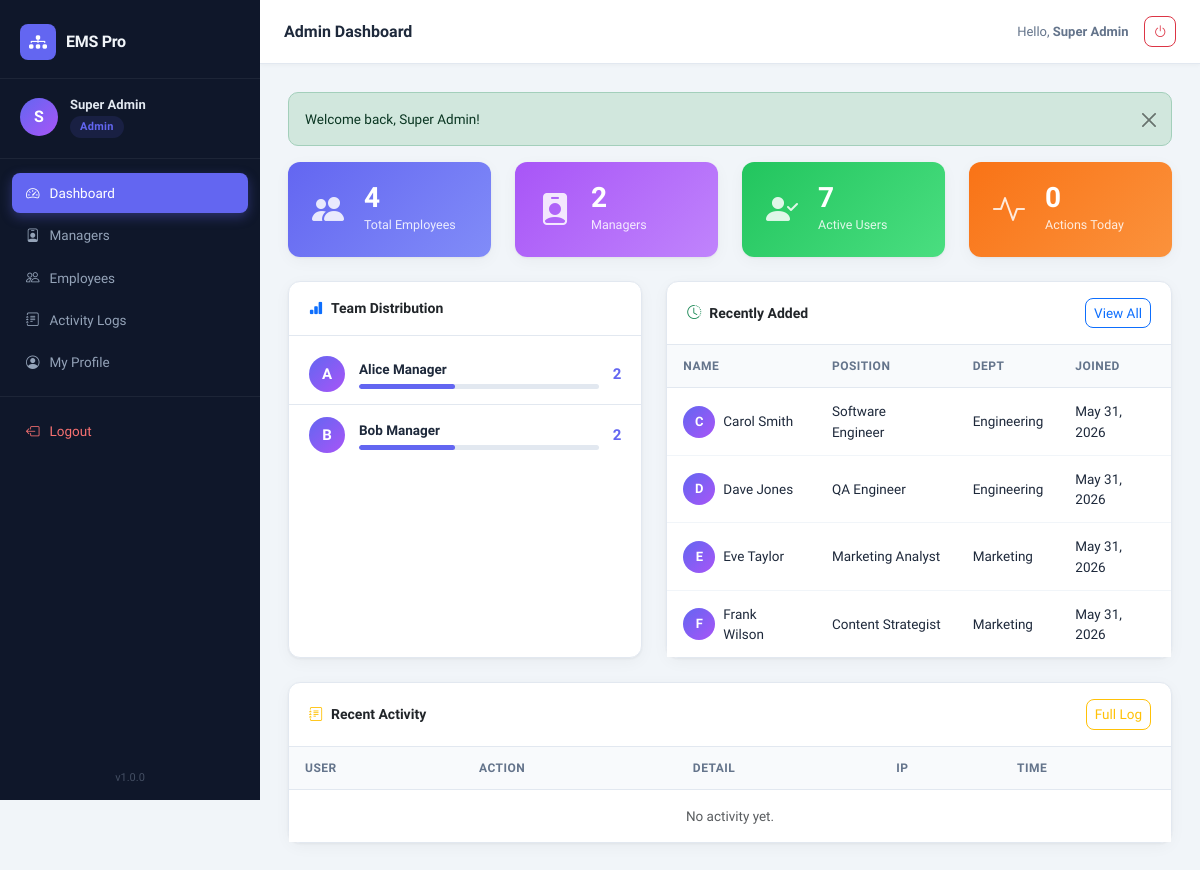
Page /admin/dashboard.php (signed in) on the committed database.
### tables this page shows
CREATE TABLE IF NOT EXISTS employees (
    id          INT UNSIGNED AUTO_INCREMENT PRIMARY KEY,
    user_id     INT UNSIGNED NOT NULL,
    manager_id  INT UNSIGNED DEFAULT NULL,    
    position    VARCHAR(100) NOT NULL,
    department  VARCHAR(100) DEFAULT NULL,
    salary      DECIMAL(12,2) NOT NULL DEFAULT 0.00,
    phone       VARCHAR(30) DEFAULT NULL,
    address     TEXT DEFAULT NULL,
    hire_date   DATE DEFAULT NULL,
    created_at  DATETIME NOT NULL DEFAULT CURRENT_TIMESTAMP,
    updated_at  DATETIME NOT NULL DEFAULT CURRENT_TIMESTAMP ON UPDATE CURRENT_TIMESTAMP,
    CONSTRAINT fk_emp_user    FOREIGN KEY (user_id)    REFERENCES users(id) ON DELETE CASCADE,
    CONSTRAINT fk_emp_manager FOREIGN KEY (manager_id) REFERENCES users(id) ON DELETE SET NULL
);

CREATE TABLE IF NOT EXISTS users (
    id          INT UNSIGNED AUTO_INCREMENT PRIMARY KEY,
    name        VARCHAR(100) NOT NULL,
    email       VARCHAR(150) NOT NULL UNIQUE,
    password    VARCHAR(255) NOT NULL,
    role        ENUM('admin','manager','employee') NOT NULL DEFAULT 'employee',
    avatar      VARCHAR(255) DEFAULT NULL,
    is_active   TINYINT(1) NOT NULL DEFAULT 1,
    created_at  DATETIME NOT NULL DEFAULT CURRENT_TIMESTAMP,
    updated_at  DATETIME NOT NULL DEFAULT CURRENT_TIMESTAMP ON UPDATE CURRENT_TIMESTAMP
);

### admin/dashboard.php (the view, shortened to what this page needs)
<?php
$pageTitle = 'Admin Dashboard';
$pdo = db();
$stmt = $pdo->query("SELECT COUNT(*) FROM users WHERE role = 'employee' AND is_active = 1");
$totalEmployees = (int)$stmt->fetchColumn();
$stmt = $pdo->query("SELECT COUNT(*) FROM users WHERE role = 'manager' AND is_active = 1");
$totalManagers = (int)$stmt->fetchColumn();
$stmt = $pdo->query("SELECT COUNT(*) FROM users WHERE is_active = 1");
$totalUsers = (int)$stmt->fetchColumn();
$stmt = $pdo->query("SELECT COUNT(*) FROM activity_logs WHERE DATE(created_at) = CURDATE()");
$totalLogs = (int)$stmt->fetchColumn();
$perManager = $pdo->query(
    "SELECT u.name AS manager_name,
            COUNT(e.id) AS emp_count
       FROM users u
  LEFT JOIN employees e ON e.manager_id = u.id
      WHERE u.role = 'manager' AND u.is_active = 1
   GROUP BY u.id, u.name
   ORDER BY emp_count DESC"
)->fetchAll();
$recentLogs = $pdo->query(
    "SELECT l.action, l.detail, l.ip_address, l.created_at, u.name AS user_name
       FROM activity_logs l
  LEFT JOIN users u ON u.id = l.user_id
   ORDER BY l.created_at DESC
      LIMIT 8"
)->fetchAll();
$latestEmployees = $pdo->query(
    "SELECT u.name, u.email, e.position, e.department, u.created_at
       FROM users u
       JOIN employees e ON e.user_id = u.id
      WHERE u.role = 'employee'
   ORDER BY u.created_at DESC
      LIMIT 5"
)->fetchAll();
include __DIR__ . '/../includes/header.php';
?>
<div class="app-wrapper">
    <?php include __DIR__ . '/../includes/sidebar.php'; ?>
    <div class="main-content">
        <?php include __DIR__ . '/../includes/topbar.php'; ?>
        <main class="content-area">
            <?php render_flash(); ?>
            <div class="row g-4 mb-4">
                <div class="col-sm-6 col-xl-3">
                    <div class="stat-card stat-card--blue">
                        <div class="stat-card-icon"><i class="bi bi-people-fill"></i></div>
                        <div class="stat-card-info">
                            <div class="stat-card-value"><?php echo $totalEmployees; ?></div>
                            <div class="stat-card-label">Total Employees</div>
                        </div>
                    </div>
                </div>
                <div class="col-sm-6 col-xl-3">
                    <div class="stat-card stat-card--purple">
                        <div class="stat-card-icon"><i class="bi bi-person-badge-fill"></i></div>
                        <div class="stat-card-info">
                            <div class="stat-card-value"><?php echo $totalManagers; ?></div>
                            <div class="stat-card-label">Managers</div>
                        </div>
                    </div>
                </div>
                <div class="col-sm-6 col-xl-3">
                    <div class="stat-card stat-card--green">
                        <div class="stat-card-icon"><i class="bi bi-person-check-fill"></i></div>
                        <div class="stat-card-info">
                            <div class="stat-card-value"><?php echo $totalUsers; ?></div>
                            <div class="stat-card-label">Active Users</div>
                        </div>
                    </div>
                </div>
                <div class="col-sm-6 col-xl-3">
                    <div class="stat-card stat-card--orange">
                        <div class="stat-card-icon"><i class="bi bi-activity"></i></div>
                        <div class="stat-card-info">
                            <div class="stat-card-value"><?php echo $totalLogs; ?></div>
                            <div class="stat-card-label">Actions Today</div>
                        </div>
                    </div>
                </div>
            </div>
            <div class="row g-4">
                <div class="col-lg-5">
                    <div class="card h-100">
                        <div class="card-header d-flex align-items-center">
                            <i class="bi bi-bar-chart-fill me-2 text-primary"></i>
                            <strong>Team Distribution</strong>
                        </div>
                        <div class="card-body p-0">
                            <ul class="manager-list">
                                <?php foreach ($perManager as $m): ?>
                                <li class="manager-list-item">
                                    <div class="manager-avatar">
                                        <?php echo strtoupper(substr($m['manager_name'], 0, 1)); ?>
                                    </div>
                                    <div class="manager-info">
                                        <div class="manager-name"><?php echo e($m['manager_name']); ?></div>
                                        <div class="manager-bar-wrap">
                                            <?php
                                            $barWidth = min(100, $m['emp_count'] * 20);
                                            ?>
                                            <div class="manager-bar" style="width:<?php echo $barWidth; ?>%"></div>
                                        </div>
                                    </div>
                                    <span class="manager-count"><?php echo $m['emp_count']; ?></span>
                                </li>
                                <?php endforeach; ?>
                            </ul>
                        </div>
                    </div>
                </div>
                <div class="col-lg-7">
                    <div class="card h-100">
                        <div class="card-header d-flex align-items-center justify-content-between">
                            <div><i class="bi bi-clock-history me-2 text-success"></i><strong>Recently Added</strong></div>
                            <a href="<?php echo BASE_URL; ?>/admin/employees.php" class="btn btn-sm btn-outline-primary">View All</a>
                        </div>
                        <div class="card-body p-0">
                            <div class="table-responsive">
                                <table class="table table-hover ems-table mb-0">
                                    <thead>
                                        <tr>
                                            <th>Name</th>
                                            <th>Position</th>
                                            <th>Dept</th>
                                            <th>Joined</th>
                                        </tr>
                                    </thead>
                                    <tbody>
                                        <?php foreach ($latestEmployees as $emp): ?>
                                        <tr>
                                            <td>
                                                <div class="d-flex align-items-center gap-2">
                                                    <div class="table-avatar">
                                                        <?php echo strtoupper(substr($emp['name'], 0, 1)); ?>
                                                    </div>
                                                    <?php echo e($emp['name']); ?>
                                                </div>
                                            </td>
                                            <td><?php echo e($emp['position']); ?></td>
                                            <td><?php echo e(isset($emp['department']) ? $emp['department'] : '—'); ?></td>
                                            <td><?php echo date('M d, Y', strtotime($emp['created_at'])); ?></td>
                                        </tr>
                                        <?php endforeach; ?>
                                    </tbody>
                                </table>
                            </div>
                        </div>
                    </div>
                </div>
                <div class="col-12">
                    <div class="card">
                        <div class="card-header d-flex align-items-center justify-content-between">
                            <div><i class="bi bi-journal-text me-2 text-warning"></i><strong>Recent Activity</strong></div>
                            <a href="<?php echo BASE_URL; ?>/admin/activity_logs.php" class="btn btn-sm btn-outline-warning">Full Log</a>
                        </div>
                        <div class="card-body p-0">
                            <div class="table-responsive">
                                <table class="table table-hover ems-table mb-0">
                                    <thead>
                                        <tr>
                                            <th>User</th>
                                            <th>Action</th>
                                            <th>Detail</th>
                                            <th>IP</th>
                                            <th>Time</th>
                                        </tr>
                                    </thead>
                                    <tbody>
                                        <?php if (empty($recentLogs)): ?>
                                        <tr><td colspan="5" class="text-center text-muted py-3">No activity yet.</td></tr>
                                        <?php endif; ?>
                                    </tbody>
                                </table>
                            </div>
                        </div>
                    </div>
                </div>
            </div>
        </main>
    </div>
</div>
<?php include __DIR__ . '/../includes/footer.php'; ?>

### includes/header.php (shortened to what this page needs)
<!DOCTYPE html>
<html lang="en">
<head>
    <link rel="stylesheet"
          href="https://cdn.jsdelivr.net/npm/bootstrap@5.3.3/dist/css/bootstrap.min.css">
    <link rel="stylesheet"
          href="https://cdn.jsdelivr.net/npm/bootstrap-icons@1.11.3/font/bootstrap-icons.min.css">
    <link rel="stylesheet" href="<?php echo BASE_URL; ?>/assets/css/style.css">
</head>
<body class="<?php echo e(isset($bodyClass) ? $bodyClass : ''); ?>">

### includes/sidebar.php (shortened to what this page needs)
<?php
$user = current_user();
$role = isset($user['role']) ? $user['role'] : 'employee';
$currentFile = basename($_SERVER['PHP_SELF']);
$currentDir  = basename(dirname($_SERVER['PHP_SELF']));
?>
<nav class="sidebar" id="sidebar">
    <div class="sidebar-brand">
        <span class="sidebar-brand-icon"><i class="bi bi-diagram-3-fill"></i></span>
        <span class="sidebar-brand-text"><?php echo APP_NAME; ?></span>
    </div>
    <div class="sidebar-user">
        <div class="sidebar-user-avatar">
            <?php
            $firstName = isset($user['name']) ? $user['name'] : 'U';
            echo strtoupper(substr($firstName, 0, 1));
            ?>
        </div>
        <div class="sidebar-user-info">
            <div class="sidebar-user-name"><?php echo e(isset($user['name']) ? $user['name'] : ''); ?></div>
            <div class="sidebar-user-role badge-role badge-role--<?php echo e($role); ?>">
                <?php echo ucfirst($role); ?>
            </div>
        </div>
    </div>
    <div class="sidebar-divider"></div>
    <ul class="sidebar-nav">
        <?php if ($role === 'admin'): ?>
        <li class="sidebar-nav-item">
            <a href="<?php echo BASE_URL; ?>/admin/dashboard.php"
               class="sidebar-nav-link <?php echo ($currentFile === 'dashboard.php' && $currentDir === 'admin') ? 'active' : ''; ?>">
                <i class="bi bi-speedometer2"></i> Dashboard
            </a>
        </li>
        <li class="sidebar-nav-item">
            <a href="<?php echo BASE_URL; ?>/admin/managers.php"
               class="sidebar-nav-link <?php echo ($currentFile === 'managers.php') ? 'active' : ''; ?>">
                <i class="bi bi-person-badge"></i> Managers
            </a>
        </li>
        <li class="sidebar-nav-item">
            <a href="<?php echo BASE_URL; ?>/admin/employees.php"
               class="sidebar-nav-link <?php echo ($currentFile === 'employees.php') ? 'active' : ''; ?>">
                <i class="bi bi-people"></i> Employees
            </a>
        </li>
        <li class="sidebar-nav-item">
            <a href="<?php echo BASE_URL; ?>/admin/activity_logs.php"
               class="sidebar-nav-link <?php echo ($currentFile === 'activity_logs.php') ? 'active' : ''; ?>">
                <i class="bi bi-journal-text"></i> Activity Logs
            </a>
        </li>
        <?php endif; ?>
        <li class="sidebar-nav-item">
            <a href="<?php echo BASE_URL; ?>/profile.php"
               class="sidebar-nav-link <?php echo ($currentFile === 'profile.php') ? 'active' : ''; ?>">
                <i class="bi bi-person-circle"></i> My Profile
            </a>
        </li>
    </ul>
    <div class="sidebar-divider"></div>
    <ul class="sidebar-nav">
        <li class="sidebar-nav-item">
            <a href="<?php echo BASE_URL; ?>/logout.php" class="sidebar-nav-link sidebar-nav-link--logout">
                <i class="bi bi-box-arrow-left"></i> Logout
            </a>
        </li>
    </ul>
    <div class="sidebar-footer">v<?php echo APP_VERSION; ?></div>
</nav>

### includes/topbar.php (shortened to what this page needs)
<header class="topbar">
    <div class="topbar-title"><?php echo e(isset($pageTitle) ? $pageTitle : APP_NAME); ?></div>
    <div class="topbar-actions ms-auto d-flex align-items-center gap-3">
        <span class="topbar-greeting d-none d-md-inline">
            Hello, <strong><?php echo e(isset(current_user()['name']) ? current_user()['name'] : ''); ?></strong>
        </span>
        <a href="<?php echo BASE_URL; ?>/logout.php" class="btn btn-sm btn-outline-danger">
            <i class="bi bi-power"></i>
        </a>
    </div>
</header>

### config/app.php (shortened to what this page needs)
<?php
function render_flash() {
    if (!empty($_SESSION['flash'])) {
        foreach ($_SESSION['flash'] as $f) {
            $type = htmlspecialchars($f['type']);
            $msg  = htmlspecialchars($f['message']);
            echo '<div class="alert alert-' . $type . ' alert-dismissible fade show" role="alert">';
            echo $msg;
            echo '<button type="button" class="btn-close" data-bs-dismiss="alert"></button>';
            echo '</div>';
        }
    }
}
function e($value) {
    return htmlspecialchars((string)$value, ENT_QUOTES | ENT_SUBSTITUTE, 'UTF-8');
}
function current_user() {
    if (isset($_SESSION['user'])) {
        return $_SESSION['user'];
    }
    return array();
}

### includes/footer.php (shortened to what this page needs)
</body>
</html>

### rows in the picture
employees: user.name "C", user.name "Carol Smith", position "Software Engineer", department "Engineering", user.created_at "May 31, 2026"
employees: user.name "D", user.name "Dave Jones", position "QA Engineer", department "Engineering", user.created_at "May 31, 2026"
employees: user.name "E", user.name "Eve Taylor", position "Marketing Analyst", department "Marketing", user.created_at "May 31, 2026"
employees: user.name "F", user.name "Frank Wilson", position "Content Strategist", department "Marketing", user.created_at "May 31, 2026"

### other values in the picture
APP_NAME "EMS Pro"
substr($firstName, 0, 1) "S"
isset($user['name']) ? $user['name'] : '' "Super Admin"
$role "Admin"
APP_VERSION "1.0.0"
isset($pageTitle) ? $pageTitle : APP_NAME "Admin Dashboard"
isset(current_user()['name']) ? current_user()['name'] : '' "Super Admin"
$msg "Welcome back, Super Admin!"
$totalEmployees "4"
$totalManagers "2"
$totalUsers "7"
$totalLogs "0"
substr($m['manager_name'], 0, 1) "A"
$m['manager_name'] "Alice Manager"
$m['emp_count'] "2"
